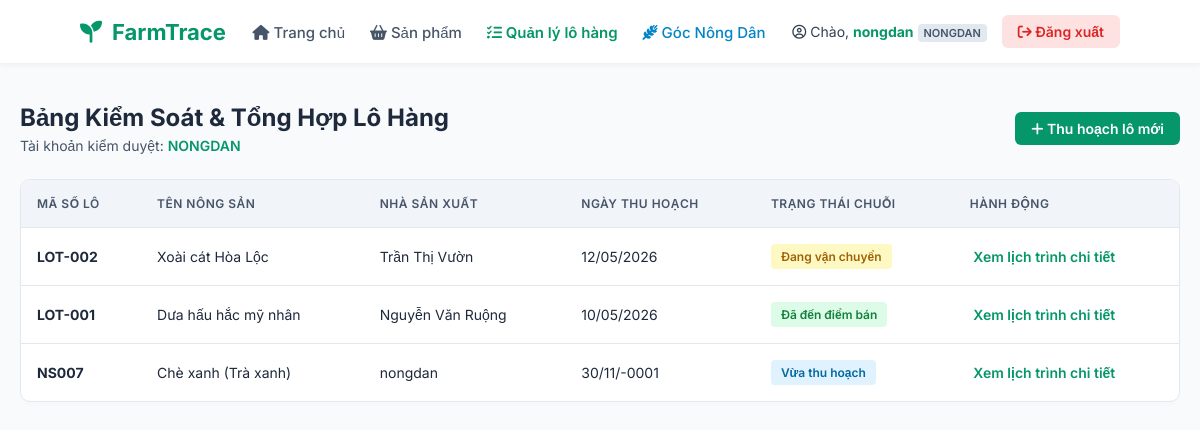
Page /trangtonghop.php (signed in) on the committed database.
### tables this page shows
CREATE TABLE `sanpham` (
  `id` varchar(50) NOT NULL,
  `ten_nongsan` varchar(255) NOT NULL,
  `ten_nongdan` varchar(255) NOT NULL,
  `ngay_thuhoach` date NOT NULL,
  `trang_thai` varchar(100) DEFAULT 'Vừa thu hoạch',
  `trang_thai_duyet` varchar(20) DEFAULT 'cho_duyet',
  `phan_loai` varchar(50) DEFAULT NULL
);

### trangtonghop.php (the view, shortened to what this page needs)
<?php
require_once 'db.php';
$role = $_SESSION['role'] ?? 'khach';
$cac_lo_hang = [];
if (isset($pdo)) {
    try {
        $stmt = $pdo->query("SELECT * FROM sanpham ORDER BY ngay_thuhoach DESC");
        $cac_lo_hang = $stmt->fetchAll();
    } catch (\PDOException $e) {
        $error = "Lỗi tải dữ liệu: " . $e->getMessage();
    }
}
?>
<!DOCTYPE html>
<html lang="vi">
<head>
</head>
<body>
    <?php include 'menu.php'; ?>
    <div class="container">
        <div class="header-box">
            <div>
                <h2>Bảng Kiểm Soát & Tổng Hợp Lô Hàng</h2>
                <p style="color: var(--text); font-size: 14px; margin-top: 5px;">Tài khoản kiểm duyệt: <span style="font-weight: 600; color: var(--primary);"><?= strtoupper($role) ?></span></p>
            </div>
            <?php if ($role === 'nongdan'): ?>
                <a href="nongdan.php" class="btn-action"><i class="fa-solid fa-plus"></i> Thu hoạch lô mới</a>
            <?php endif; ?>
        </div>
        <div class="table-container">
            <table>
                <thead>
                    <tr>
                        <th>Mã Số Lô</th>
                        <th>Tên Nông Sản</th>
                        <th>Nhà Sản Xuất</th>
                        <th>Ngày Thu Hoạch</th>
                        <th>Trạng Thái Chuỗi</th>
                        <th>Hành Động</th>
                    </tr>
                </thead>
                <tbody>
                    <?php if (!empty($cac_lo_hang)): ?>
                        <?php foreach ($cac_lo_hang as $lo): ?>
                        <tr>
                            <td><strong><?= htmlspecialchars($lo['id']) ?></strong></td>
                            <td><?= htmlspecialchars($lo['ten_nongsan']) ?></td>
                            <td><?= htmlspecialchars($lo['ten_nongdan']) ?></td>
                            <td><?= date('d/m/Y', strtotime($lo['ngay_thuhoach'])) ?></td>
                            <td>
                                <?php
                                    $badge_class = 'badge-new';
                                    if ($lo['trang_thai'] === 'Đang vận chuyển') $badge_class = 'badge-shipping';
                                    if ($lo['trang_thai'] === 'Đã đến điểm bán') $badge_class = 'badge-done';
                                ?>
                                <span class="badge <?= $badge_class ?>">
                                    <?= htmlspecialchars($lo['trang_thai']) ?>
                                </span>
                            </td>
                            <td>
                                <a href="trangchitiet.php?id=<?= urlencode($lo['id']) ?>" class="link-detail">
                                    <i class="fa-solid fa-clock-history"></i> Xem lịch trình chi tiết
                                </a>
                            </td>
                        </tr>
                        <?php endforeach; ?>
                    <?php else: ?>
                        <tr>
                            <td colspan="6" style="text-align: center; color: var(--text); padding: 30px;">Hệ thống chưa ghi nhận lô hàng nông sản nào.</td>
                        </tr>
                    <?php endif; ?>
                </tbody>
            </table>
        </div>
    </div>
</body>
</html>

### trangtonghop.php (style rules this page uses)
:root { --primary: #059669; --dark: #1e293b; --text: #475569; --border: #e2e8f0; }
* { box-sizing: border-box; margin: 0; padding: 0; font-family: 'Inter', sans-serif; }
body { background-color: #f8fafc; color: var(--dark); }
.container { max-width: 1200px; margin: 40px auto; padding: 0 20px; }
.header-box { display: flex; justify-content: space-between; align-items: center; margin-bottom: 25px; }
.header-box h2 { font-size: 24px; color: var(--dark); }
.btn-action { padding: 8px 16px; background: var(--primary); color: #fff; text-decoration: none; border-radius: 6px; font-weight: 600; font-size: 14px; display: inline-block; }
.table-container { background: #fff; border-radius: 10px; overflow: hidden; border: 1px solid var(--border); box-shadow: 0 4px 6px rgba(0,0,0,0.01); }
table { width: 100%; border-collapse: collapse; text-align: left; }
th, td { padding: 16px; border-bottom: 1px solid var(--border); font-size: 14px; }
th { background: #f1f5f9; color: var(--text); font-weight: 600; text-transform: uppercase; font-size: 12px; letter-spacing: 0.5px; }
tr:last-child td { border-bottom: none; }
.badge { padding: 5px 10px; border-radius: 4px; font-size: 12px; font-weight: 600; display: inline-block; }
.badge-new { background: #e0f2fe; color: #0369a1; }
.badge-shipping { background: #fef9c3; color: #a16207; }
.badge-done { background: #dcfce7; color: #15803d; }
.link-detail { color: var(--primary); text-decoration: none; font-weight: 600; }

### rows in the picture
sanpham: id "LOT-002", ten_nongsan "Xoài cát Hòa Lộc", ten_nongdan "Trần Thị Vườn", ngay_thuhoach "12/05/2026", trang_thai "Đang vận chuyển"
sanpham: id "LOT-001", ten_nongsan "Dưa hấu hắc mỹ nhân", ten_nongdan "Nguyễn Văn Ruộng", ngay_thuhoach "10/05/2026", trang_thai "Đã đến điểm bán"
sanpham: id "NS007", ten_nongsan "Chè xanh (Trà xanh)", ten_nongdan "nongdan", ngay_thuhoach "30/11/-0001", trang_thai "Vừa thu hoạch"

### other values in the picture
$current_user "nongdan"
$current_role "NONGDAN"
$role "NONGDAN"
